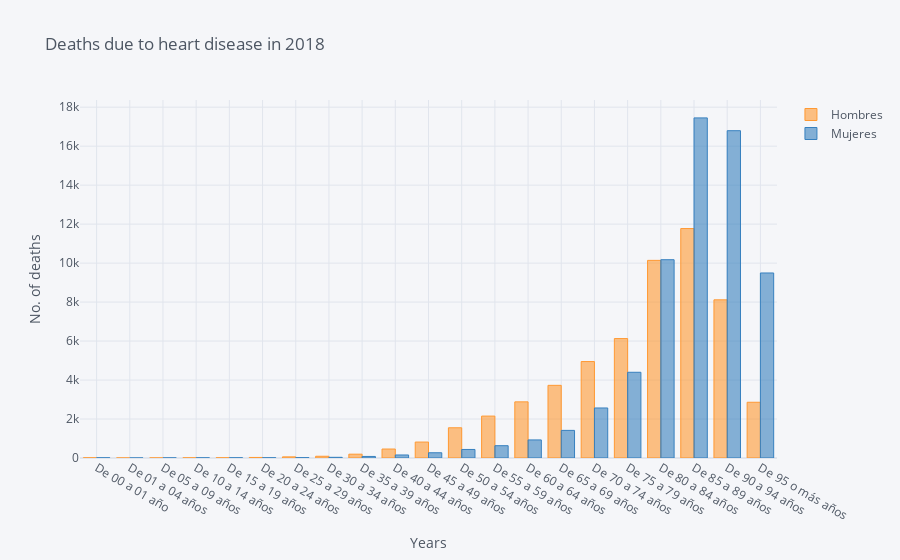

This figure's notebook cell:
### Code cell
dataset_pivot_2018.iplot(kind='bar',
                   x='Edad',
                   y=['Hombres', 'Mujeres'],
                   title='Deaths due to heart disease in 2018',
                   yTitle='No. of deaths',
                   xTitle='Years')

### Figure 1 — Plotly figure (JSON) as saved in the notebook; plotly's stock layout.template omitted (floating-point values rounded to 4 significant figures)
{"data": [{"marker": {"color": "rgba(255, 153, 51, 0.6)", "line": {"color": "rgba(255, 153, 51, 1.0)", "width": 1}}, "name": "Hombres", "orientation": "v", "text": "", "type": "bar", "x": ["De 00 a 01 año", "De 01 a 04 años", "De 05 a 09 años", "De 10 a 14 años  ", "De 15 a 19 años  ", "De 20 a 24 años", "De 25 a 29 años", "De 30 a 34 años", "De 35 a 39 años", "De 40 a 44 años", "De 45 a 49 años", "De 50 a 54 años", "De 55 a 59 años", "De 60 a 64 años", "De 65 a 69 años", "De 70 a 74 años  ", "De 75 a 79 años  ", "De 80 a 84 años  ", "De 85 a 89 años  ", "De 90 a 94 años  ", "De 95 o más años"], "y": [10, 3, 4, 9, 12, 28, 58, 90, 196, 460, 818, 1551, 2151, 2881, 3728, 4948, 6128, 10140, 11772, 8115, 2860]}, {"marker": {"color": "rgba(55, 128, 191, 0.6)", "line": {"color": "rgba(55, 128, 191, 1.0)", "width": 1}}, "name": "Mujeres", "orientation": "v", "text": "", "type": "bar", "x": ["De 00 a 01 año", "De 01 a 04 años", "De 05 a 09 años", "De 10 a 14 años  ", "De 15 a 19 años  ", "De 20 a 24 años", "De 25 a 29 años", "De 30 a 34 años", "De 35 a 39 años", "De 40 a 44 años", "De 45 a 49 años", "De 50 a 54 años", "De 55 a 59 años", "De 60 a 64 años", "De 65 a 69 años", "De 70 a 74 años  ", "De 75 a 79 años  ", "De 80 a 84 años  ", "De 85 a 89 años  ", "De 90 a 94 años  ", "De 95 o más años"], "y": [10, 2, 6, 9, 11, 13, 18, 35, 80, 155, 269, 438, 631, 927, 1417, 2567, 4398, 10174, 17450, 16794, 9493]}], "layout": {"legend": {"bgcolor": "#F5F6F9", "font": {"color": "#4D5663"}}, "paper_bgcolor": "#F5F6F9", "plot_bgcolor": "#F5F6F9", "title": {"font": {"color": "#4D5663"}, "text": "Deaths due to heart disease in 2018"}, "xaxis": {"gridcolor": "#E1E5ED", "showgrid": true, "tickfont": {"color": "#4D5663"}, "title": {"font": {"color": "#4D5663"}, "text": "Years"}, "zerolinecolor": "#E1E5ED"}, "yaxis": {"gridcolor": "#E1E5ED", "showgrid": true, "tickfont": {"color": "#4D5663"}, "title": {"font": {"color": "#4D5663"}, "text": "No. of deaths"}, "zerolinecolor": "#E1E5ED"}}}
